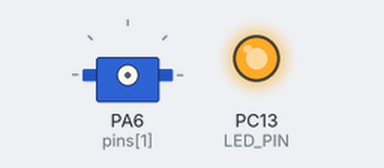
A sketch run on a simulated STM32 Blue Pill. Parts: servo, output pins drawn as LEDs (lit = HIGH). What the sketch prints to the serial monitor is not drawn.

Above: at 0.6 s.
At 8.17 s:
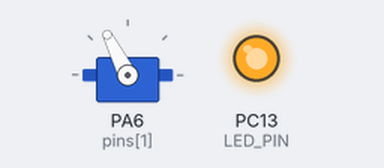
At 19.47 s:
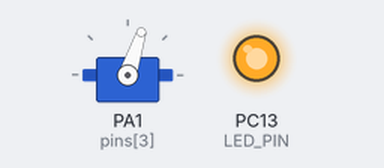
At 39.67 s:
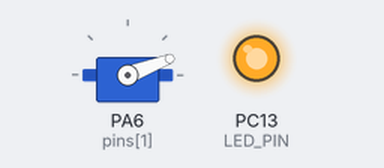
Timing chart, 0 to 40.0 s (numbered marks = the images above):
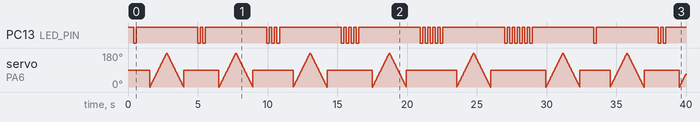

The sketch:

ServoMultiPin.ino
```cpp
/*
 * ServoMultiPin - find which pin (if any) actually drives the servo
 * -----------------------------------------------------------------
 * Sweeps ONE pin at a time. Before each pin it blinks the on-board LED a
 * number of times = the index of the pin being tested, so you can tell which
 * physical header hole the servo is really on.
 *
 *   1 blink  -> PA8  (labelled A8)
 *   2 blinks -> PA6  (labelled A6)
 *   3 blinks -> PA0  (labelled A0)
 *   4 blinks -> PA1  (labelled A1)
 *   5 blinks -> PB0  (labelled B0)
 *   6 blinks -> PB1  (labelled B1)
 *
 * Watch the servo. If it moves during, say, the "3 blink" phase, the signal
 * wire is on PA0 - not PA8. If it never moves in ANY phase, the servo itself
 * (or the 3.3V signal level) is the problem.
 *
 * Build : arduino-cli compile --fqbn STMicroelectronics:stm32:GenF1:pnum=BLUEPILL_F103CB
 * Flash : host/flash_stm32.py flash <bin>
 */

#include <Servo.h>

#define LED_PIN PC13

const uint8_t pins[] = { PA8, PA6, PA0, PA1, PB0, PB1 };
const uint8_t NPINS   = sizeof(pins) / sizeof(pins[0]);

Servo sv;

static void blinkTimes(int n)
{
  for (int i = 0; i < n; i++) {
    digitalWrite(LED_PIN, LOW);  delay(180);
    digitalWrite(LED_PIN, HIGH); delay(180);
  }
  delay(400);
}

void setup()
{
  Serial.begin(115200);
  pinMode(LED_PIN, OUTPUT);
  digitalWrite(LED_PIN, HIGH);      /* LED off (active low) */
  delay(400);
  Serial.println(F("ServoMultiPin: cycling pins PA8,PA6,PA0,PA1,PB0,PB1"));
}

void loop()
{
  for (uint8_t i = 0; i < NPINS; i++) {
    blinkTimes(i + 1);              /* 1 blink = PA8, 2 = PA6, ... */
    sv.attach(pins[i]);
    sv.write(90);
    delay(400);
    for (int a = 0; a <= 180; a += 3) { sv.write(a); delay(20); }
    for (int a = 180; a >= 0; a -= 3) { sv.write(a); delay(20); }
    sv.write(90);
    delay(400);
    sv.detach();
    delay(600);
  }
}
```

Measured:
- by itself, PC13 (LED_PIN): HIGH → LOW at 0.40 s, → HIGH 0.18 s later, → LOW 4.4 s later, → HIGH 0.18 s later, … (48 changes in this stretch)
